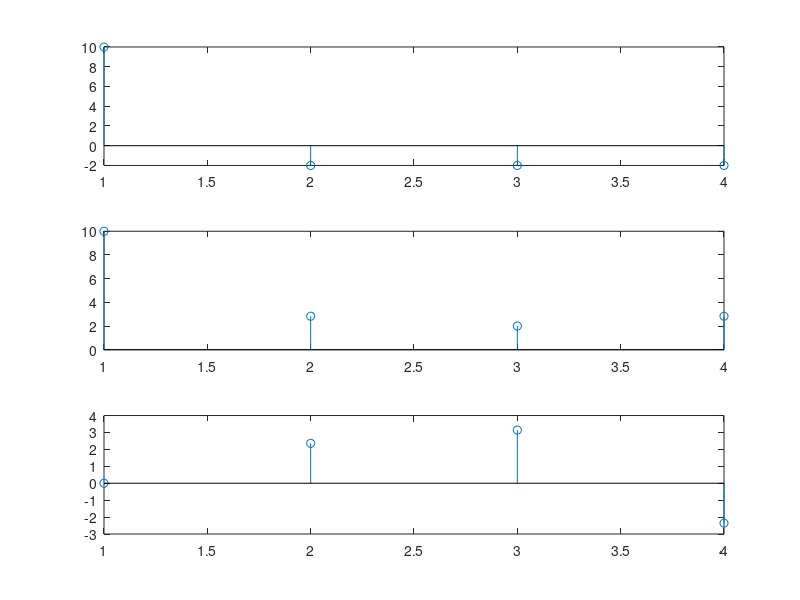

Source code (MATLAB): (Note: this script raises an error after producing the figure.)
1.
x= [1 2 3 4]
y= [1 2 3]
z=cconv(x,y,max(length(x),length(y)))
k=conv(x,y)% linear convolution
subplot(4,1,1)
stem(x)
subplot(4,1,2)
stem(y)
subplot(4,1,3)
stem(z)
subplot(4,1,4)
stem(k)



2.
x= input('Enter sequence 1')
y= input('Enter sequence 2')
z=cconv(x,y,max(length(x),length(y)))
k=conv(x,y)% linear convolution
subplot(4,1,1)
stem(x)
subplot(4,1,2)
stem(y)
subplot(4,1,3)
stem(z)
subplot(4,1,4)
stem(k)


3.
n=0:10;
x=sin(0.5.*n);
y=cos(2.*n);
z=xcorr(x,y);
stem(z)


%%

n=0:10;
x=sin(n);
%y=cos(n);
z=xcorr(x,x);
stem(z)


4.
%PERIODICITY PROPERTY
clc;
clear all;
close all;
N = input ('enter number of points')
W=exp(-1*j*2*pi/N);
r=input('Enter r ');
for k = 1:r
    fprintf('W(%d) = %f + (%f)j\n', k-1 , real (W^(k-1)),imag(W^(k-1)));
end
fprintf('W(r):W(%d)=%f + %fj \n',r,real(W^(r)),imag(W^(r)));
fprintf('W(r+N):W(%d)=%f + %fj \n',r+N,real(W^(r+N)),imag(W^(r+N)));
if(round(W^r) == round(W^(r+N)))
    disp(['Periodicity .3' ...
        'Verified'])
else
    disp('Not Verified')
end


5.

N = input ('enter number of points')
W=exp(-1*j*2*pi/N);
r=input('Enter r ');
for k = 1:r
    fprintf('W(%d) = %f + (%f)j\n', k-1 , real (W^(k-1)),imag(W^(k-1)));
end
fprintf('W(r):W(%d)=%f + %fj \n',r,real(W^(r)),imag(W^(r)));
fprintf('W(r+N):W(%d)=%f + %fj \n',r+N,real(W^(r+N)),imag(W^(r+N)));
if(round(W^(N/2+r)) == round(-W^r))
    disp('Symmetry property Verified')
else
    disp('Not Verified')
end


6.
y = [1 2 3 4] %input signal
z = fft(y) % fast fourier transform
abs_value  = abs(z) %absolute value
phase_val = angle(z) %phase part
subplot (3,1,1)
stem(z)
subplot (3,1,2)
stem(abs_value)
subplot (3,1,3)
stem(phase_val)


7.
%Inverse DFT : 
y = [7 1 3 5] %input signal
z = ifft(y) % inverse fast fourier transform
abs_value  = abs(z) %absolute value
phase_val = angle(z) %phase part
subplot (3,1,1)
stem(z)
subplot (3,1,2)
stem(abs_value)
subplot (3,1,3)
stem(phase_val)


8.
n=-5:0.1:5;
a=[1 -1 0.9];
b= [1 0  0];
x=[n==0];
x1=[n>=0];
x2=sin (n);
y=filter (b,a,x);
y1=filter (b,a,x1);
y2=filter (b,a,x2);
subplot(3,1,1);
stem(n,y);
subplot(3,1,2);
stem(n,y1);
subplot(3,1,3);
stem(n,y2);


9.
n=-5:0.1:5;
a=[1 0 -1/4];
b= [1 1 0];
x=[n==0];
x1=[n>=0];
x2=sin (n);
y=filter (b,a,x);
y1=filter (b,a,x1);
y2=filter (b,a,x2);
subplot(3,1,1);
stem(n,y);
subplot(3,1,2);
stem(n,y1);
subplot(3,1,3);
stem(n,y2);


10.
x= [1 2 3 4]
y= [1 2 3]
z=cconv(x,y,max(length(x),length(y)))
k=conv(x,y)% linear convolution
subplot(4,1,1)
stem(x)
subplot(4,1,2)
stem(y)
subplot(4,1,3)
stem(z)
subplot(4,1,4)
stem(k)


11.
x= input('Enter sequence 1')
y= input('Enter sequence 2')
z=cconv(x,y,max(length(x),length(y)))
k=conv(x,y)% linear convolution
subplot(4,1,1)
stem(x)
subplot(4,1,2)
stem(y)
subplot(4,1,3)
stem(z)
subplot(4,1,4)
stem(k)


12.
n=0:10;
x=sin(0.5.*n);
y=cos(2.*n);
z=xcorr(x,y);
stem(z)


13.
n=0:10;
x=sin(n);
%y=cos(n);
z=xcorr(x,x);
stem(z)


14.
%PERIODICITY PROPERTY
clc;
clear all;
close all;
N = input ('enter number of points')
W=exp(-1*j*2*pi/N);
r=input('Enter r ');
for k = 1:r
    fprintf('W(%d) = %f + (%f)j\n', k-1 , real (W^(k-1)),imag(W^(k-1)));
end
fprintf('W(r):W(%d)=%f + %fj \n',r,real(W^(r)),imag(W^(r)));
fprintf('W(r+N):W(%d)=%f + %fj \n',r+N,real(W^(r+N)),imag(W^(r+N)));
if(round(W^r) == round(W^(r+N)))
    disp(['Periodicity .3' ...
        'Verified'])
else
    disp('Not Verified')
end


15.
clc;
clear all;
close all;
N = input ('enter number of points')
W=exp(-1*j*2*pi/N);
r=input('Enter r ');
for k = 1:r
    fprintf('W(%d) = %f + (%f)j\n', k-1 , real (W^(k-1)),imag(W^(k-1)));
end
fprintf('W(r):W(%d)=%f + %fj \n',r,real(W^(r)),imag(W^(r)));
fprintf('W(r+N):W(%d)=%f + %fj \n',r+N,real(W^(r+N)),imag(W^(r+N)));
if(round(W^(N/2+r)) == round(-W^r))
    disp('Symmetry property Verified')
else
    disp('Not Verified')
end


16.
y = [1 2 3 4] %input signal
z = fft(y) % fast fourier transform
abs_value  = abs(z) %absolute value
phase_val = angle(z) %phase part
subplot (3,1,1)
stem(z)
subplot (3,1,2)
stem(abs_value)
subplot (3,1,3)
stem(phase_val)


17.
Inverse DFT : 
y = [7 1 3 5] %input signal
z = ifft(y) % inverse fast fourier transform
abs_value  = abs(z) %absolute value
phase_val = angle(z) %phase part
subplot (3,1,1)
stem(z)
subplot (3,1,2)
stem(abs_value)
subplot (3,1,3)
stem(phase_val)


18.
n=-5:0.1:5;
a=[1 -1 0.9];
b= [1 0  0];
x=[n==0];
x1=[n>=0];
x2=sin (n);
y=filter (b,a,x);
y1=filter (b,a,x1);
y2=filter (b,a,x2);
subplot(3,1,1);
stem(n,y);
subplot(3,1,2);
stem(n,y1);
subplot(3,1,3);
stem(n,y2);


19.
n=-5:0.1:5;
a=[1 0 -1/4];
b= [1 1 0];
x=[n==0];
x1=[n>=0];
x2=sin (n);
y=filter (b,a,x);
y1=filter (b,a,x1);
y2=filter (b,a,x2);
subplot(3,1,1);
stem(n,y);
subplot(3,1,2);
stem(n,y1);
subplot(3,1,3);
stem(n,y2);
